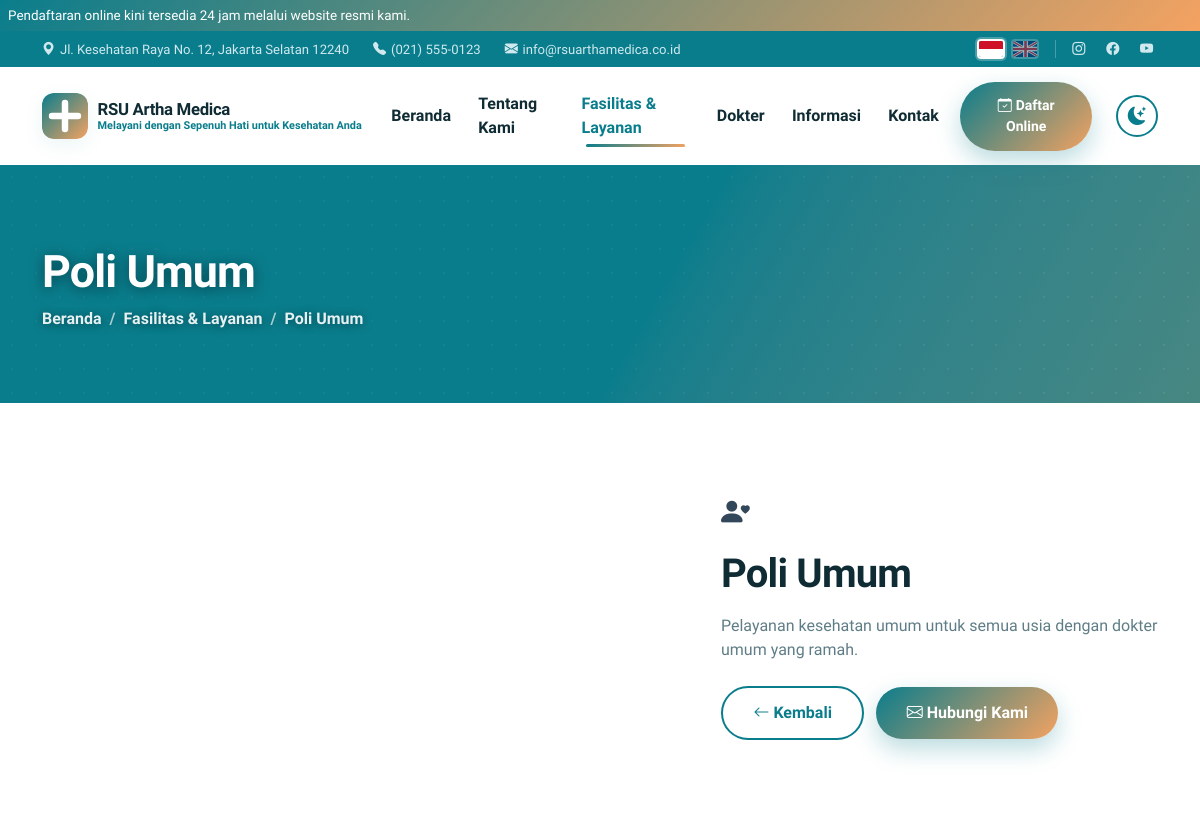
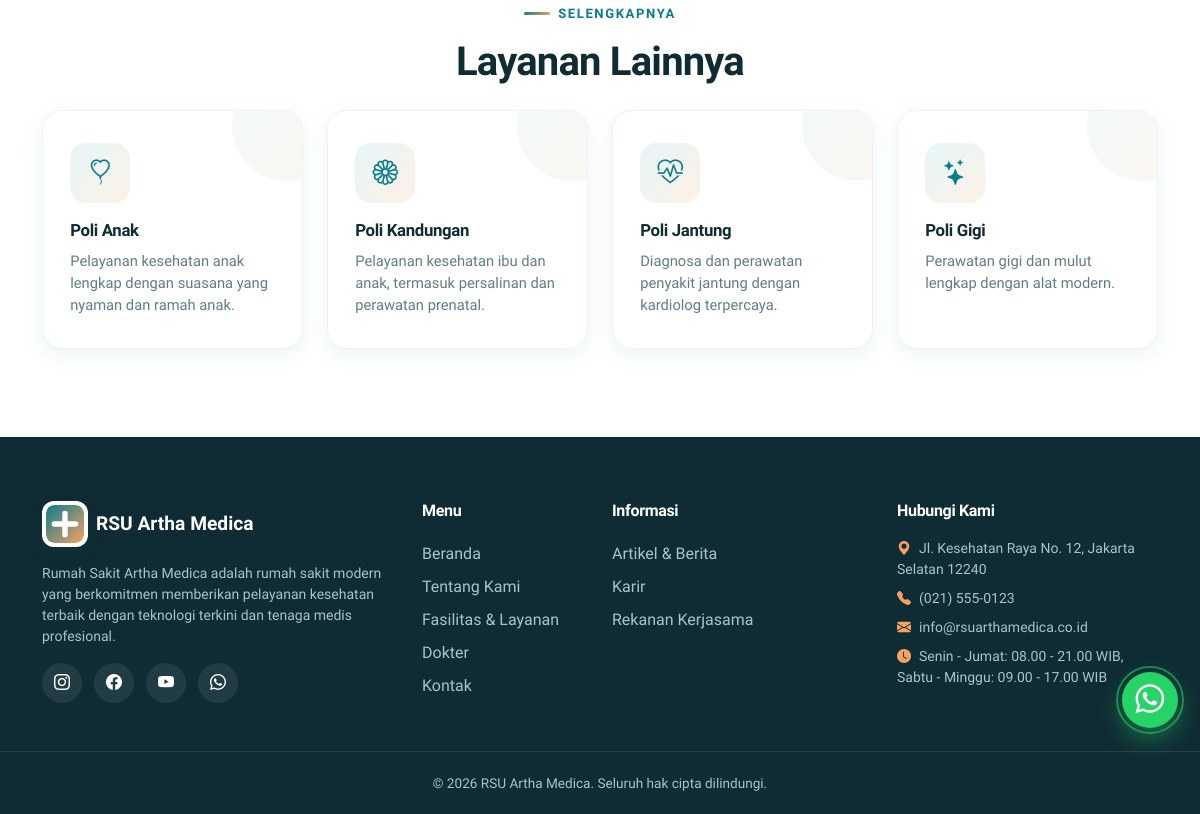
Page /detail.php?type=service&id=1 on the earlier database version (2 pictures, top to bottom).
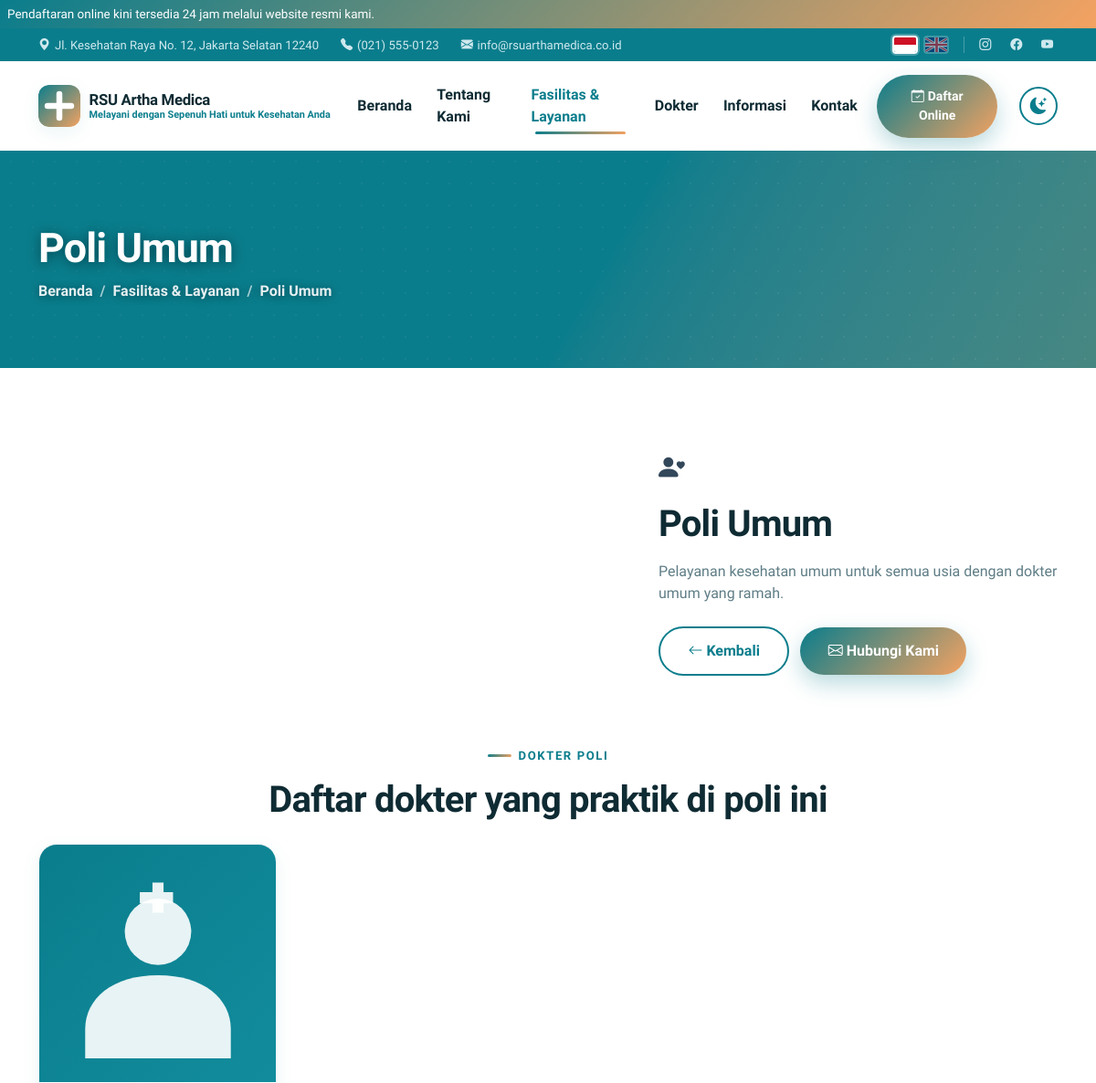
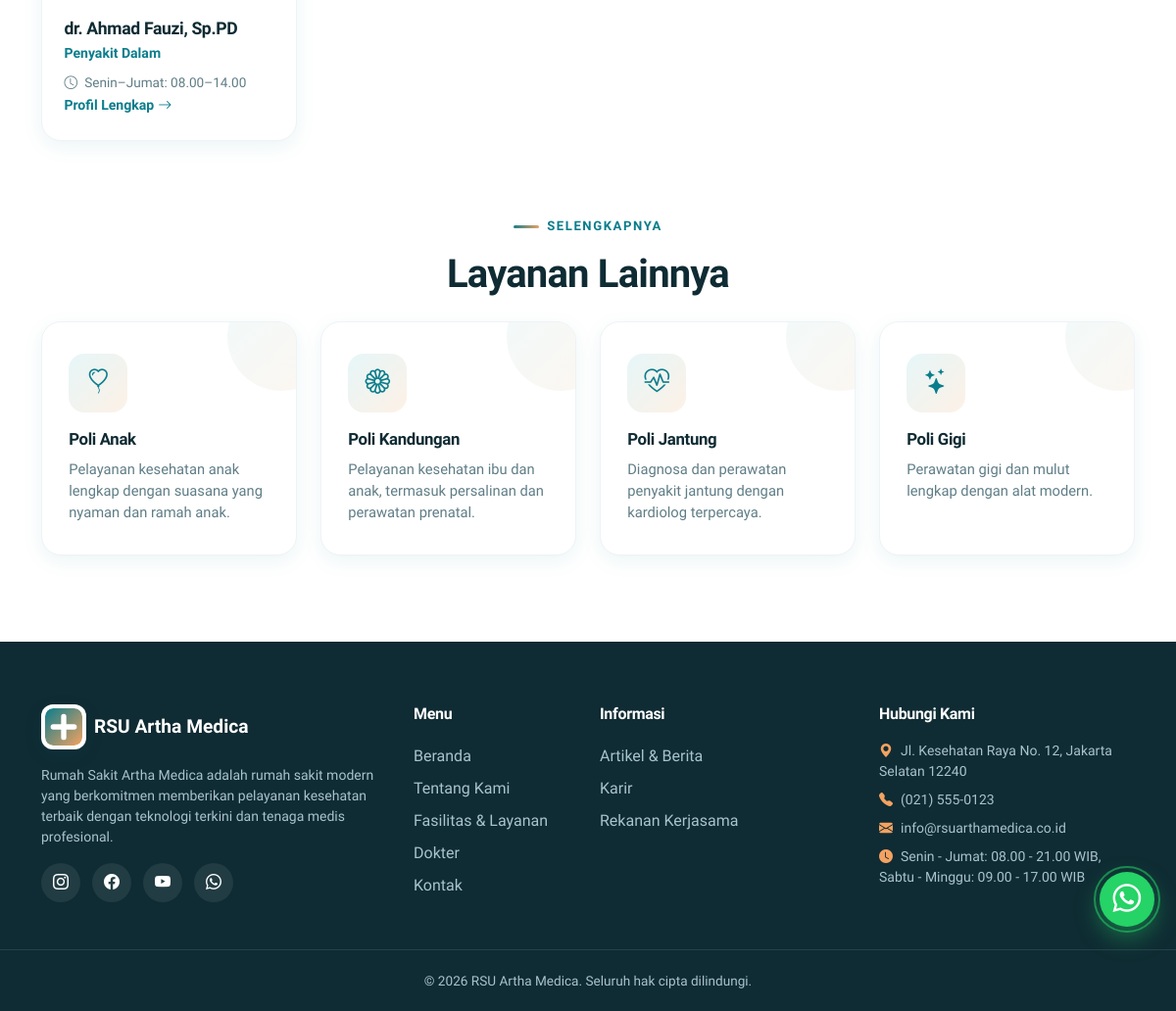
Same page on the later database version (2 pictures, top to bottom).
### tables this page shows
CREATE TABLE services (
  id INT AUTO_INCREMENT PRIMARY KEY,
  title VARCHAR(255) NOT NULL,
  icon VARCHAR(100) DEFAULT NULL,
  description TEXT,
  image VARCHAR(255) DEFAULT NULL,
  sort INT DEFAULT 0,
  active TINYINT(1) DEFAULT 1,
  created_at TIMESTAMP DEFAULT CURRENT_TIMESTAMP
);

CREATE TABLE doctors (
  id INT AUTO_INCREMENT PRIMARY KEY,
  name VARCHAR(150) NOT NULL,
  specialist VARCHAR(150) DEFAULT NULL,
  service_id INT DEFAULT NULL,
  photo VARCHAR(255) DEFAULT NULL,
  schedule VARCHAR(255) DEFAULT NULL,
  email VARCHAR(150) DEFAULT NULL,
  phone VARCHAR(50) DEFAULT NULL,
  bio TEXT,
  sort INT DEFAULT 0,
  active TINYINT(1) DEFAULT 1,
  created_at TIMESTAMP DEFAULT CURRENT_TIMESTAMP
);

### includes/db.php (called while the page is built, shortened)
<?php
function db(): PDO
{
    static $pdo = null;
    if ($pdo === null) {
        $dsn = 'mysql:host=' . DB_HOST . ';dbname=' . DB_NAME . ';charset=utf8mb4';
        try {
            $pdo = new PDO($dsn, DB_USER, DB_PASS, [
                PDO::ATTR_ERRMODE => PDO::ERRMODE_EXCEPTION,
                PDO::ATTR_DEFAULT_FETCH_MODE => PDO::FETCH_ASSOC,
                PDO::ATTR_EMULATE_PREPARES => false,
            ]);
        } catch (PDOException $e) {
            http_response_code(500);
            exit('Koneksi database gagal: ' . htmlspecialchars($e->getMessage(), ENT_QUOTES, 'UTF-8'));
        }
    }
    return $pdo;
}
function db_all(string $sql, array $params = []): array
{
    $stmt = db()->prepare($sql);
    $stmt->execute($params);
    return $stmt->fetchAll();
}
function db_one(string $sql, array $params = []): ?array
{
    $stmt = db()->prepare($sql);
    $stmt->execute($params);
    $row = $stmt->fetch();
    return $row === false ? null : $row;
}

### includes/functions.php (called while the page is built, shortened)
<?php
function base_url(string $path = ''): string
{
    static $base = null;
    if ($base === null) {
        $script = $_SERVER['SCRIPT_NAME'] ?? '/';
        $dir = rtrim(str_replace('\\', '/', dirname($script)), '/');
        $base = rtrim($dir, '/');
    }
    return $base . '/' . ltrim($path, '/');
}
function lang_code(): string
{
    static $code = null;
    if ($code === null) {
        $c = $_SESSION['lang'] ?? ($_COOKIE['lang'] ?? 'id');
        $code = ($c === 'en' && !is_admin_route()) ? 'en' : 'id';
    }
    return $code;
}
function t(string $key, array $params = []): string
{
    $text = $GLOBALS['LANG'][$key] ?? $GLOBALS['LANG_ID'][$key] ?? $key;
    return $params ? vsprintf($text, $params) : $text;
}
function e(?string $value): string
{
    return htmlspecialchars((string)$value, ENT_QUOTES, 'UTF-8');
}
function nl2br_e(?string $value): string
{
    return nl2br(e($value));
}
function truncate(?string $text, int $limit = 120): string
{
    $text = trim(strip_tags((string)$text));
    if (mb_strlen($text) <= $limit) {
        return $text;
    }
    return mb_substr($text, 0, $limit) . '…';
}
function doctor_days(): array
{
    return [0 => 'Senin', 1 => 'Selasa', 2 => 'Rabu', 3 => 'Kamis', 4 => 'Jumat', 5 => 'Sabtu', 6 => 'Minggu'];
}
function get_doctor_schedules(int $doctorId): array
{
    return db_all('SELECT * FROM doctor_schedules WHERE doctor_id = ? ORDER BY day ASC', [$doctorId]);
}
function format_time(?string $t): string
{
    $parts = explode(':', (string)$t);
    return $parts[0] . '.' . ($parts[1] ?? '00');
}
function schedule_compact(array $rows): string
{
    $days = doctor_days();
    $groups = [];
    foreach ($rows as $r) {
        $start = $r['start_time'] ?? null;
        $end = $r['end_time'] ?? null;
        $key = format_time($start) . '–' . format_time($end);
        $groups[$key][] = (int)$r['day'];
    }
    $chunks = [];
    foreach ($groups as $key => $dayList) {
        sort($dayList);
        $ranges = [];
        $i = 0;
        while ($i < count($dayList)) {
            $j = $i;
            while ($j + 1 < count($dayList) && $dayList[$j + 1] === $dayList[$j] + 1) {
                $j++;
            }
            if ($j === $i) {
                $ranges[] = $days[$dayList[$i]];
            } else {
                $ranges[] = $days[$dayList[$i]] . '–' . $days[$dayList[$j]];
            }
            $i = $j + 1;
        }
        $chunks[] = implode(', ', $ranges) . ': ' . $key;
    }
    return implode(' · ', $chunks);
}

### detail.php (the view, shortened to what the rows shown need)
<?php
$type = (string)($_GET['type'] ?? '');
$id = (int)($_GET['id'] ?? 0);
$table  = $type === 'service' ? 'services' : 'facilities';
$item = db_one("SELECT * FROM {$table} WHERE id = ? AND active = 1", [$id]);
include __DIR__ . '/includes/header.php';
include __DIR__ . '/includes/sections/page_banner.php';
$related = db_all("SELECT id, title, icon, description, image FROM {$table} WHERE active = 1 AND id <> ? ORDER BY sort ASC, id ASC LIMIT 4", [$id]);
$icon = $item['icon'] ?: ($type === 'service' ? 'bi bi-heart-pulse-fill' : 'bi bi-building');
$serviceDoctors = $type === 'service'
    ? db_all('SELECT * FROM doctors WHERE active = 1 AND service_id = ? ORDER BY sort ASC, id ASC', [$id])
    : [];
?>
<section class="section">
  <div class="container">
    <div class="row g-5 align-items-center">
      <div class="col-lg-5" data-aos="fade-left" data-aos-delay="120">
        <span class="icon-wrap" style="width:64px;height:64px;font-size:1.8rem"><i class="<?= e($icon) ?>"></i></span>
        <h1 class="section-title mt-3 mb-3"><?= e($item['title']) ?></h1>
        <div style="color:var(--muted)"><?= nl2br_e($item['description']) ?></div>
        <div class="mt-4">
          <a href="<?= e(base_url('services.php')) ?>" class="btn btn-outline-primary-round"><i class="bi bi-arrow-left me-1"></i><?= e(t('detail.back')) ?></a>
          <a href="<?= e(base_url('contact.php')) ?>" class="btn btn-grad ms-2"><i class="bi bi-envelope me-1"></i><?= e(t('detail.contact')) ?></a>
        </div>
      </div>
    </div>
    <?php if ($type === 'service' && $serviceDoctors): ?>
    <div class="mt-5 pt-4">
      <div class="text-center mb-4" data-aos="fade-up">
        <h2 class="section-title"><?= e(t('detail.service_doctors.sub')) ?></h2>
      </div>
      <div class="row g-4">
        <?php foreach ($serviceDoctors as $doc): ?>
        <?php $dPhoto = $doc['photo'] ? img_url('doctors', $doc['photo']) : base_url('assets/img/doctor-placeholder.svg'); ?>
        <?php $dSched = schedule_compact(get_doctor_schedules((int)$doc['id'])); ?>
        <div class="col-md-6 col-lg-3" data-aos="fade-up" data-aos-delay="<?= ((int)$doc['sort'] % 4) * 80 ?>">
          <div class="doc-card">
            <a href="<?= e(base_url('doctor-detail.php?id=' . (int)$doc['id'])) ?>">
              <div class="doc-photo-wrap"><img class="doc-photo" src="<?= e($dPhoto) ?>" alt="<?= e($doc['name']) ?>"></div>
            </a>
            <div class="doc-body">
              <h5 class="doc-name"><?= e($doc['name']) ?></h5>
              <div class="doc-spec"><?= e($doc['specialist']) ?></div>
              <?php if ($dSched): ?><div class="doc-sched"><i class="bi bi-clock"></i><?= e($dSched) ?></div><?php endif; ?>
              <a class="read-more" href="<?= e(base_url('doctor-detail.php?id=' . (int)$doc['id'])) ?>"><?= e(t('about.fullprofile')) ?> <i class="bi bi-arrow-right ms-1"></i></a>
            </div>
          </div>
        </div>
        <?php endforeach; ?>
      </div>
    </div>
    <?php endif; ?>
    <?php if ($related): ?>
    <div class="mt-5 pt-4">
      <div class="text-center mb-4" data-aos="fade-up">
        <h2 class="section-title"><?= e($type === 'service' ? t('detail.related_services') : t('detail.related_facilities')) ?></h2>
      </div>
      <div class="row g-4">
        <?php foreach ($related as $r): ?>
        <div class="col-md-6 col-lg-3" data-aos="fade-up" data-aos-delay="<?= ((int)$r['id'] % 4) * 80 ?>">
          <a class="icon-card icon-card-link" href="<?= e(base_url('detail.php?type=' . $type . '&id=' . (int)$r['id'])) ?>">
            <span class="icon-wrap"><i class="<?= e($r['icon'] ?: $icon) ?>"></i></span>
            <h5><?= e($r['title']) ?></h5>
            <p><?= e(truncate($r['description'], 90)) ?></p>
          </a>
        </div>
        <?php endforeach; ?>
      </div>
    </div>
    <?php endif; ?>
  </div>
</section>
<?php include __DIR__ . '/includes/footer.php'; ?>

Differences in the rows shown:
now on this page (row edited): doctors: name "dr. Ahmad Fauzi, Sp.PD", specialist "Penyakit Dalam", dSched "Senin–Jumat: 08.00–14.00"
Other differences:
t('detail.service_doctors'): (not shown) → "DOKTER POLI"
t('detail.service_doctors.sub'): (not shown) → "Daftar dokter yang praktik di poli ini"
